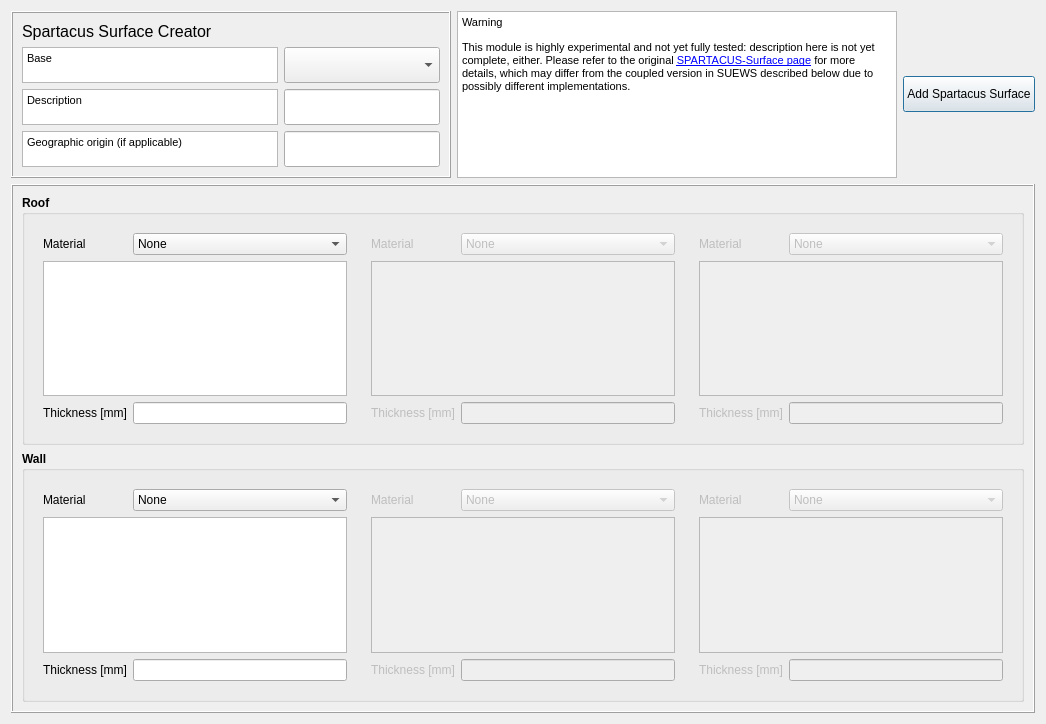
<?xml version="1.0" encoding="UTF-8"?>
<ui version="4.0">
 <class>urban_type_db_editorDialogBase</class>
 <widget class="QDialog" name="urban_type_db_editorDialogBase">
  <property name="geometry">
   <rect>
    <x>0</x>
    <y>0</y>
    <width>1046</width>
    <height>724</height>
   </rect>
  </property>
  <property name="sizePolicy">
   <sizepolicy hsizetype="Preferred" vsizetype="Preferred">
    <horstretch>0</horstretch>
    <verstretch>0</verstretch>
   </sizepolicy>
  </property>
  <property name="windowTitle">
   <string>Urban Type Database editor</string>
  </property>
  <layout class="QGridLayout" name="gridLayout_3">
   <item row="0" column="0">
    <widget class="QFrame" name="framet">
     <property name="enabled">
      <bool>true</bool>
     </property>
     <property name="maximumSize">
      <size>
       <width>3000</width>
       <height>16777215</height>
      </size>
     </property>
     <property name="frameShape">
      <enum>QFrame::Box</enum>
     </property>
     <property name="frameShadow">
      <enum>QFrame::Raised</enum>
     </property>
     <layout class="QGridLayout" name="gridLayout_2">
      <item row="1" column="0">
       <widget class="QTextBrowser" name="textBrowserBaseESTM">
        <property name="enabled">
         <bool>true</bool>
        </property>
        <property name="sizePolicy">
         <sizepolicy hsizetype="Preferred" vsizetype="Preferred">
          <horstretch>0</horstretch>
          <verstretch>0</verstretch>
         </sizepolicy>
        </property>
        <property name="maximumSize">
         <size>
          <width>16777215</width>
          <height>36</height>
         </size>
        </property>
        <property name="html">
         <string>&lt;!DOCTYPE HTML PUBLIC &quot;-//W3C//DTD HTML 4.0//EN&quot; &quot;http://www.w3.org/TR/REC-html40/strict.dtd&quot;&gt;
&lt;html&gt;&lt;head&gt;&lt;meta name=&quot;qrichtext&quot; content=&quot;1&quot; /&gt;&lt;style type=&quot;text/css&quot;&gt;
p, li { white-space: pre-wrap; }
&lt;/style&gt;&lt;/head&gt;&lt;body style=&quot; font-family:'MS Shell Dlg 2'; font-size:7.8pt; font-weight:400; font-style:normal;&quot;&gt;
&lt;p style=&quot; margin-top:0px; margin-bottom:0px; margin-left:0px; margin-right:0px; -qt-block-indent:0; text-indent:0px;&quot;&gt;&lt;span style=&quot; font-size:8pt;&quot;&gt;Base&lt;/span&gt;&lt;/p&gt;&lt;/body&gt;&lt;/html&gt;</string>
        </property>
       </widget>
      </item>
      <item row="3" column="0">
       <widget class="QTextBrowser" name="textBrowserOrig">
        <property name="enabled">
         <bool>true</bool>
        </property>
        <property name="sizePolicy">
         <sizepolicy hsizetype="Preferred" vsizetype="Preferred">
          <horstretch>0</horstretch>
          <verstretch>0</verstretch>
         </sizepolicy>
        </property>
        <property name="maximumSize">
         <size>
          <width>16777215</width>
          <height>36</height>
         </size>
        </property>
        <property name="html">
         <string>&lt;!DOCTYPE HTML PUBLIC &quot;-//W3C//DTD HTML 4.0//EN&quot; &quot;http://www.w3.org/TR/REC-html40/strict.dtd&quot;&gt;
&lt;html&gt;&lt;head&gt;&lt;meta name=&quot;qrichtext&quot; content=&quot;1&quot; /&gt;&lt;style type=&quot;text/css&quot;&gt;
p, li { white-space: pre-wrap; }
&lt;/style&gt;&lt;/head&gt;&lt;body style=&quot; font-family:'MS Shell Dlg 2'; font-size:7.8pt; font-weight:400; font-style:normal;&quot;&gt;
&lt;p style=&quot; margin-top:0px; margin-bottom:0px; margin-left:0px; margin-right:0px; -qt-block-indent:0; text-indent:0px;&quot;&gt;&lt;span style=&quot; font-size:8pt;&quot;&gt;Geographic origin (if applicable)&lt;/span&gt;&lt;/p&gt;&lt;/body&gt;&lt;/html&gt;</string>
        </property>
       </widget>
      </item>
      <item row="1" column="1">
       <widget class="QComboBox" name="comboBoxBase">
        <property name="enabled">
         <bool>true</bool>
        </property>
        <property name="sizePolicy">
         <sizepolicy hsizetype="Preferred" vsizetype="Preferred">
          <horstretch>0</horstretch>
          <verstretch>0</verstretch>
         </sizepolicy>
        </property>
        <property name="maximumSize">
         <size>
          <width>16777215</width>
          <height>36</height>
         </size>
        </property>
        <property name="currentIndex">
         <number>-1</number>
        </property>
       </widget>
      </item>
      <item row="0" column="0">
       <widget class="QLabel" name="label_46">
        <property name="enabled">
         <bool>true</bool>
        </property>
        <property name="text">
         <string>&lt;!DOCTYPE HTML PUBLIC &quot;-//W3C//DTD HTML 4.0//EN&quot; &quot;http://www.w3.org/TR/REC-html40/strict.dtd&quot;&gt;
&lt;html&gt;&lt;head&gt;&lt;meta name=&quot;qrichtext&quot; content=&quot;1&quot; /&gt;&lt;style type=&quot;text/css&quot;&gt;
p, li { white-space: pre-wrap; }
&lt;/style&gt;&lt;/head&gt;&lt;body style=&quot; font-family:'MS Shell Dlg 2'; font-size:8pt; font-weight:400; font-style:normal;&quot;&gt;
&lt;p style=&quot; margin-top:0px; margin-bottom:0px; margin-left:0px; margin-right:0px; -qt-block-indent:0; text-indent:0px;&quot;&gt;&lt;span style=&quot; font-size:12pt;&quot;&gt;Spartacus Surface Creator&lt;/span&gt;&lt;/p&gt;&lt;/body&gt;&lt;/html&gt;</string>
        </property>
       </widget>
      </item>
      <item row="2" column="0">
       <widget class="QTextBrowser" name="textBrowserDesc">
        <property name="enabled">
         <bool>true</bool>
        </property>
        <property name="sizePolicy">
         <sizepolicy hsizetype="Preferred" vsizetype="Preferred">
          <horstretch>0</horstretch>
          <verstretch>0</verstretch>
         </sizepolicy>
        </property>
        <property name="maximumSize">
         <size>
          <width>16777215</width>
          <height>36</height>
         </size>
        </property>
        <property name="html">
         <string>&lt;!DOCTYPE HTML PUBLIC &quot;-//W3C//DTD HTML 4.0//EN&quot; &quot;http://www.w3.org/TR/REC-html40/strict.dtd&quot;&gt;
&lt;html&gt;&lt;head&gt;&lt;meta name=&quot;qrichtext&quot; content=&quot;1&quot; /&gt;&lt;style type=&quot;text/css&quot;&gt;
p, li { white-space: pre-wrap; }
&lt;/style&gt;&lt;/head&gt;&lt;body style=&quot; font-family:'MS Shell Dlg 2'; font-size:7.8pt; font-weight:400; font-style:normal;&quot;&gt;
&lt;p style=&quot; margin-top:0px; margin-bottom:0px; margin-left:0px; margin-right:0px; -qt-block-indent:0; text-indent:0px;&quot;&gt;&lt;span style=&quot; font-size:8pt;&quot;&gt;Description&lt;/span&gt;&lt;/p&gt;&lt;/body&gt;&lt;/html&gt;</string>
        </property>
       </widget>
      </item>
      <item row="3" column="1">
       <widget class="QgsFilterLineEdit" name="textEditOrig">
        <property name="enabled">
         <bool>true</bool>
        </property>
        <property name="sizePolicy">
         <sizepolicy hsizetype="Preferred" vsizetype="Preferred">
          <horstretch>0</horstretch>
          <verstretch>0</verstretch>
         </sizepolicy>
        </property>
        <property name="maximumSize">
         <size>
          <width>16777215</width>
          <height>36</height>
         </size>
        </property>
        <property name="qgisRelation" stdset="0">
         <string notr="true"/>
        </property>
       </widget>
      </item>
      <item row="2" column="1">
       <widget class="QgsFilterLineEdit" name="textEditDesc">
        <property name="enabled">
         <bool>true</bool>
        </property>
        <property name="sizePolicy">
         <sizepolicy hsizetype="Preferred" vsizetype="Preferred">
          <horstretch>0</horstretch>
          <verstretch>0</verstretch>
         </sizepolicy>
        </property>
        <property name="maximumSize">
         <size>
          <width>16777215</width>
          <height>36</height>
         </size>
        </property>
        <property name="inputMethodHints">
         <set>Qt::ImhNone</set>
        </property>
        <property name="qgisRelation" stdset="0">
         <string notr="true"/>
        </property>
       </widget>
      </item>
     </layout>
    </widget>
   </item>
   <item row="0" column="1">
    <widget class="QTextBrowser" name="textBrowserESTM">
     <property name="sizePolicy">
      <sizepolicy hsizetype="Preferred" vsizetype="Expanding">
       <horstretch>0</horstretch>
       <verstretch>0</verstretch>
      </sizepolicy>
     </property>
     <property name="maximumSize">
      <size>
       <width>800</width>
       <height>245</height>
      </size>
     </property>
     <property name="html">
      <string>&lt;!DOCTYPE HTML PUBLIC &quot;-//W3C//DTD HTML 4.0//EN&quot; &quot;http://www.w3.org/TR/REC-html40/strict.dtd&quot;&gt;
&lt;html&gt;&lt;head&gt;&lt;meta name=&quot;qrichtext&quot; content=&quot;1&quot; /&gt;&lt;style type=&quot;text/css&quot;&gt;
p, li { white-space: pre-wrap; }
&lt;/style&gt;&lt;/head&gt;&lt;body style=&quot; font-family:'MS Shell Dlg 2'; font-size:7.8pt; font-weight:400; font-style:normal;&quot;&gt;
&lt;p style=&quot; margin-top:12px; margin-bottom:12px; margin-left:0px; margin-right:0px; -qt-block-indent:0; text-indent:0px;&quot;&gt;&lt;span style=&quot; font-size:8pt;&quot;&gt;Warning&lt;/span&gt;&lt;/p&gt;
&lt;p style=&quot; margin-top:12px; margin-bottom:12px; margin-left:0px; margin-right:0px; -qt-block-indent:0; text-indent:0px;&quot;&gt;&lt;span style=&quot; font-size:8pt;&quot;&gt;This module is highly experimental and not yet fully tested: description here is not yet complete, either. Please refer to the original &lt;/span&gt;&lt;a href=&quot;https://github.com/ecmwf/spartacus-surface&quot;&gt;&lt;span style=&quot; font-size:8pt; text-decoration: underline; color:#0000ff;&quot;&gt;SPARTACUS-Surface page&lt;/span&gt;&lt;/a&gt;&lt;span style=&quot; font-size:8pt;&quot;&gt; for more details, which may differ from the coupled version in SUEWS described below due to possibly different implementations.&lt;/span&gt;&lt;/p&gt;&lt;/body&gt;&lt;/html&gt;</string>
     </property>
    </widget>
   </item>
   <item row="0" column="2">
    <widget class="QPushButton" name="pushButtonGen">
     <property name="enabled">
      <bool>true</bool>
     </property>
     <property name="sizePolicy">
      <sizepolicy hsizetype="Fixed" vsizetype="Fixed">
       <horstretch>0</horstretch>
       <verstretch>0</verstretch>
      </sizepolicy>
     </property>
     <property name="maximumSize">
      <size>
       <width>16777215</width>
       <height>36</height>
      </size>
     </property>
     <property name="text">
      <string>Add Spartacus Surface</string>
     </property>
    </widget>
   </item>
   <item row="1" column="0" colspan="3">
    <widget class="QFrame" name="frame_ESTM_Coef">
     <property name="enabled">
      <bool>true</bool>
     </property>
     <property name="sizePolicy">
      <sizepolicy hsizetype="Preferred" vsizetype="Expanding">
       <horstretch>0</horstretch>
       <verstretch>0</verstretch>
      </sizepolicy>
     </property>
     <property name="frameShape">
      <enum>QFrame::Box</enum>
     </property>
     <property name="frameShadow">
      <enum>QFrame::Raised</enum>
     </property>
     <property name="lineWidth">
      <number>1</number>
     </property>
     <property name="midLineWidth">
      <number>0</number>
     </property>
     <layout class="QGridLayout" name="gridLayout">
      <item row="1" column="0">
       <layout class="QVBoxLayout" name="verticalLayout_7">
        <item>
         <widget class="QGroupBox" name="groupBox_23">
          <property name="enabled">
           <bool>true</bool>
          </property>
          <property name="font">
           <font>
            <weight>75</weight>
            <bold>true</bold>
           </font>
          </property>
          <property name="title">
           <string>Roof</string>
          </property>
          <property name="flat">
           <bool>true</bool>
          </property>
          <layout class="QGridLayout" name="gridLayout_37">
           <item row="0" column="0">
            <widget class="QFrame" name="frame_r1">
             <layout class="QGridLayout" name="gridLayout_r1">
              <item row="1" column="0" colspan="2">
               <widget class="QTextBrowser" name="textBrowser_r1">
                <property name="font">
                 <font>
                  <weight>50</weight>
                  <bold>false</bold>
                 </font>
                </property>
               </widget>
              </item>
              <item row="2" column="0">
               <widget class="QLabel" name="label_25">
                <property name="font">
                 <font>
                  <weight>50</weight>
                  <bold>false</bold>
                 </font>
                </property>
                <property name="text">
                 <string>Thickness [mm]</string>
                </property>
               </widget>
              </item>
              <item row="0" column="1">
               <widget class="QComboBox" name="comboBox_r1">
                <property name="sizePolicy">
                 <sizepolicy hsizetype="Expanding" vsizetype="Fixed">
                  <horstretch>0</horstretch>
                  <verstretch>0</verstretch>
                 </sizepolicy>
                </property>
                <property name="font">
                 <font>
                  <weight>50</weight>
                  <bold>false</bold>
                 </font>
                </property>
                <item>
                 <property name="text">
                  <string>None</string>
                 </property>
                </item>
               </widget>
              </item>
              <item row="0" column="0">
               <widget class="QLabel" name="label_26">
                <property name="sizePolicy">
                 <sizepolicy hsizetype="Minimum" vsizetype="Preferred">
                  <horstretch>0</horstretch>
                  <verstretch>0</verstretch>
                 </sizepolicy>
                </property>
                <property name="font">
                 <font>
                  <weight>50</weight>
                  <bold>false</bold>
                 </font>
                </property>
                <property name="text">
                 <string>Material</string>
                </property>
               </widget>
              </item>
              <item row="2" column="1">
               <widget class="QLineEdit" name="lineEdit_r1">
                <property name="font">
                 <font>
                  <weight>50</weight>
                  <bold>false</bold>
                 </font>
                </property>
               </widget>
              </item>
             </layout>
            </widget>
           </item>
           <item row="0" column="2">
            <widget class="QFrame" name="frame_r3">
             <property name="enabled">
              <bool>false</bool>
             </property>
             <layout class="QGridLayout" name="gridLayout_r3">
              <item row="2" column="1">
               <widget class="QLineEdit" name="lineEdit_r3">
                <property name="font">
                 <font>
                  <weight>50</weight>
                  <bold>false</bold>
                 </font>
                </property>
               </widget>
              </item>
              <item row="2" column="0">
               <widget class="QLabel" name="label_33">
                <property name="font">
                 <font>
                  <weight>50</weight>
                  <bold>false</bold>
                 </font>
                </property>
                <property name="text">
                 <string>Thickness [mm]</string>
                </property>
               </widget>
              </item>
              <item row="1" column="0" colspan="2">
               <widget class="QTextBrowser" name="textBrowser_r3">
                <property name="font">
                 <font>
                  <weight>50</weight>
                  <bold>false</bold>
                 </font>
                </property>
               </widget>
              </item>
              <item row="0" column="0">
               <widget class="QLabel" name="label_34">
                <property name="sizePolicy">
                 <sizepolicy hsizetype="Minimum" vsizetype="Preferred">
                  <horstretch>0</horstretch>
                  <verstretch>0</verstretch>
                 </sizepolicy>
                </property>
                <property name="font">
                 <font>
                  <weight>50</weight>
                  <bold>false</bold>
                 </font>
                </property>
                <property name="text">
                 <string>Material</string>
                </property>
               </widget>
              </item>
              <item row="0" column="1">
               <widget class="QComboBox" name="comboBox_r3">
                <property name="sizePolicy">
                 <sizepolicy hsizetype="Expanding" vsizetype="Fixed">
                  <horstretch>0</horstretch>
                  <verstretch>0</verstretch>
                 </sizepolicy>
                </property>
                <property name="font">
                 <font>
                  <weight>50</weight>
                  <bold>false</bold>
                 </font>
                </property>
                <item>
                 <property name="text">
                  <string>None</string>
                 </property>
                </item>
               </widget>
              </item>
             </layout>
            </widget>
           </item>
           <item row="0" column="1">
            <widget class="QFrame" name="frame_r2">
             <property name="enabled">
              <bool>false</bool>
             </property>
             <layout class="QGridLayout" name="gridLayout_r2">
              <item row="0" column="1">
               <widget class="QComboBox" name="comboBox_r2">
                <property name="sizePolicy">
                 <sizepolicy hsizetype="Expanding" vsizetype="Fixed">
                  <horstretch>0</horstretch>
                  <verstretch>0</verstretch>
                 </sizepolicy>
                </property>
                <property name="font">
                 <font>
                  <weight>50</weight>
                  <bold>false</bold>
                 </font>
                </property>
                <item>
                 <property name="text">
                  <string>None</string>
                 </property>
                </item>
               </widget>
              </item>
              <item row="2" column="0">
               <widget class="QLabel" name="label_31">
                <property name="font">
                 <font>
                  <weight>50</weight>
                  <bold>false</bold>
                 </font>
                </property>
                <property name="text">
                 <string>Thickness [mm]</string>
                </property>
               </widget>
              </item>
              <item row="1" column="0" colspan="2">
               <widget class="QTextBrowser" name="textBrowser_r2">
                <property name="font">
                 <font>
                  <weight>50</weight>
                  <bold>false</bold>
                 </font>
                </property>
               </widget>
              </item>
              <item row="0" column="0">
               <widget class="QLabel" name="label_32">
                <property name="sizePolicy">
                 <sizepolicy hsizetype="Minimum" vsizetype="Preferred">
                  <horstretch>0</horstretch>
                  <verstretch>0</verstretch>
                 </sizepolicy>
                </property>
                <property name="font">
                 <font>
                  <weight>50</weight>
                  <bold>false</bold>
                 </font>
                </property>
                <property name="text">
                 <string>Material</string>
                </property>
               </widget>
              </item>
              <item row="2" column="1">
               <widget class="QLineEdit" name="lineEdit_r2">
                <property name="font">
                 <font>
                  <weight>50</weight>
                  <bold>false</bold>
                 </font>
                </property>
               </widget>
              </item>
             </layout>
            </widget>
           </item>
          </layout>
         </widget>
        </item>
       </layout>
      </item>
      <item row="2" column="0">
       <widget class="QGroupBox" name="groupBox_25">
        <property name="font">
         <font>
          <weight>75</weight>
          <bold>true</bold>
         </font>
        </property>
        <property name="title">
         <string>Wall</string>
        </property>
        <property name="flat">
         <bool>true</bool>
        </property>
        <property name="checkable">
         <bool>false</bool>
        </property>
        <layout class="QGridLayout" name="gridLayout_41">
         <item row="0" column="1">
          <widget class="QFrame" name="frame_w2">
           <property name="enabled">
            <bool>false</bool>
           </property>
           <layout class="QGridLayout" name="gridLayout_56">
            <item row="1" column="0" colspan="2">
             <widget class="QTextBrowser" name="textBrowser_w2">
              <property name="font">
               <font>
                <weight>50</weight>
                <bold>false</bold>
               </font>
              </property>
             </widget>
            </item>
            <item row="2" column="1">
             <widget class="QLineEdit" name="lineEdit_w2">
              <property name="font">
               <font>
                <weight>50</weight>
                <bold>false</bold>
               </font>
              </property>
             </widget>
            </item>
            <item row="0" column="1">
             <widget class="QComboBox" name="comboBox_w2">
              <property name="sizePolicy">
               <sizepolicy hsizetype="Expanding" vsizetype="Fixed">
                <horstretch>0</horstretch>
                <verstretch>0</verstretch>
               </sizepolicy>
              </property>
              <property name="font">
               <font>
                <weight>50</weight>
                <bold>false</bold>
               </font>
              </property>
              <item>
               <property name="text">
                <string>None</string>
               </property>
              </item>
             </widget>
            </item>
            <item row="2" column="0">
             <widget class="QLabel" name="label_52">
              <property name="font">
               <font>
                <weight>50</weight>
                <bold>false</bold>
               </font>
              </property>
              <property name="text">
               <string>Thickness [mm]</string>
              </property>
             </widget>
            </item>
            <item row="0" column="0">
             <widget class="QLabel" name="label_53">
              <property name="sizePolicy">
               <sizepolicy hsizetype="Minimum" vsizetype="Preferred">
                <horstretch>0</horstretch>
                <verstretch>0</verstretch>
               </sizepolicy>
              </property>
              <property name="font">
               <font>
                <weight>50</weight>
                <bold>false</bold>
               </font>
              </property>
              <property name="text">
               <string>Material</string>
              </property>
             </widget>
            </item>
           </layout>
          </widget>
         </item>
         <item row="0" column="2">
          <widget class="QFrame" name="frame_w3">
           <property name="enabled">
            <bool>false</bool>
           </property>
           <layout class="QGridLayout" name="gridLayout_57">
            <item row="0" column="1">
             <widget class="QComboBox" name="comboBox_w3">
              <property name="sizePolicy">
               <sizepolicy hsizetype="Expanding" vsizetype="Fixed">
                <horstretch>0</horstretch>
                <verstretch>0</verstretch>
               </sizepolicy>
              </property>
              <property name="font">
               <font>
                <weight>50</weight>
                <bold>false</bold>
               </font>
              </property>
              <item>
               <property name="text">
                <string>None</string>
               </property>
              </item>
             </widget>
            </item>
            <item row="2" column="1">
             <widget class="QLineEdit" name="lineEdit_w3">
              <property name="font">
               <font>
                <weight>50</weight>
                <bold>false</bold>
               </font>
              </property>
             </widget>
            </item>
            <item row="2" column="0">
             <widget class="QLabel" name="label_54">
              <property name="font">
               <font>
                <weight>50</weight>
                <bold>false</bold>
               </font>
              </property>
              <property name="text">
               <string>Thickness [mm]</string>
              </property>
             </widget>
            </item>
            <item row="0" column="0">
             <widget class="QLabel" name="label_55">
              <property name="sizePolicy">
               <sizepolicy hsizetype="Minimum" vsizetype="Preferred">
                <horstretch>0</horstretch>
                <verstretch>0</verstretch>
               </sizepolicy>
              </property>
              <property name="font">
               <font>
                <weight>50</weight>
                <bold>false</bold>
               </font>
              </property>
              <property name="text">
               <string>Material</string>
              </property>
             </widget>
            </item>
            <item row="1" column="0" colspan="2">
             <widget class="QTextBrowser" name="textBrowser_w3">
              <property name="font">
               <font>
                <weight>50</weight>
                <bold>false</bold>
               </font>
              </property>
             </widget>
            </item>
           </layout>
          </widget>
         </item>
         <item row="0" column="0">
          <widget class="QFrame" name="frame_w1">
           <layout class="QGridLayout" name="gridLayout_42">
            <item row="2" column="1">
             <widget class="QLineEdit" name="lineEdit_w1">
              <property name="font">
               <font>
                <weight>50</weight>
                <bold>false</bold>
               </font>
              </property>
             </widget>
            </item>
            <item row="0" column="0">
             <widget class="QLabel" name="label_30">
              <property name="sizePolicy">
               <sizepolicy hsizetype="Minimum" vsizetype="Preferred">
                <horstretch>0</horstretch>
                <verstretch>0</verstretch>
               </sizepolicy>
              </property>
              <property name="font">
               <font>
                <weight>50</weight>
                <bold>false</bold>
               </font>
              </property>
              <property name="text">
               <string>Material</string>
              </property>
             </widget>
            </item>
            <item row="2" column="0">
             <widget class="QLabel" name="label_29">
              <property name="font">
               <font>
                <weight>50</weight>
                <bold>false</bold>
               </font>
              </property>
              <property name="text">
               <string>Thickness [mm]</string>
              </property>
             </widget>
            </item>
            <item row="0" column="1">
             <widget class="QComboBox" name="comboBox_w1">
              <property name="sizePolicy">
               <sizepolicy hsizetype="Expanding" vsizetype="Fixed">
                <horstretch>0</horstretch>
                <verstretch>0</verstretch>
               </sizepolicy>
              </property>
              <property name="font">
               <font>
                <weight>50</weight>
                <bold>false</bold>
               </font>
              </property>
              <item>
               <property name="text">
                <string>None</string>
               </property>
              </item>
             </widget>
            </item>
            <item row="1" column="0" colspan="2">
             <widget class="QTextBrowser" name="textBrowser_w1">
              <property name="font">
               <font>
                <weight>50</weight>
                <bold>false</bold>
               </font>
              </property>
             </widget>
            </item>
           </layout>
          </widget>
         </item>
        </layout>
       </widget>
      </item>
     </layout>
    </widget>
   </item>
  </layout>
 </widget>
 <customwidgets>
  <customwidget>
   <class>QgsFilterLineEdit</class>
   <extends>QLineEdit</extends>
   <header>qgsfilterlineedit.h</header>
  </customwidget>
 </customwidgets>
 <resources/>
 <connections/>
</ui>
